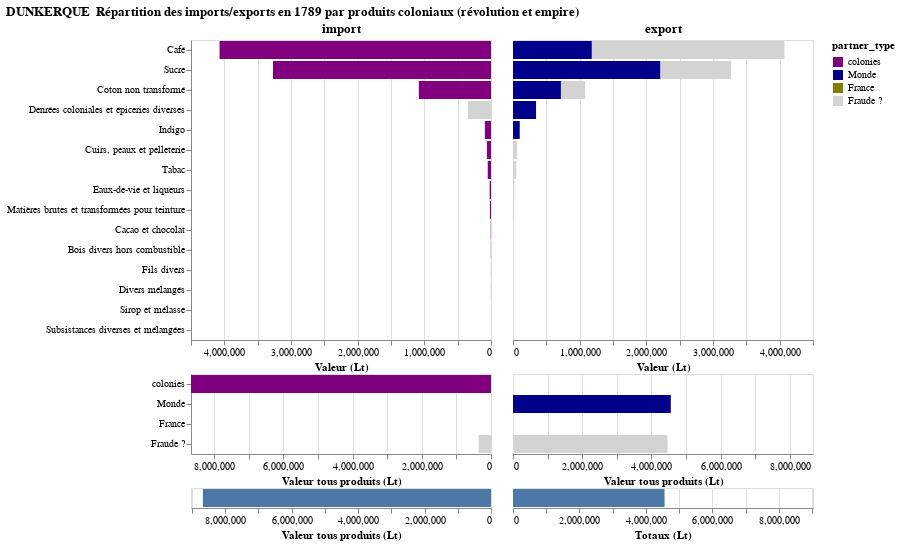
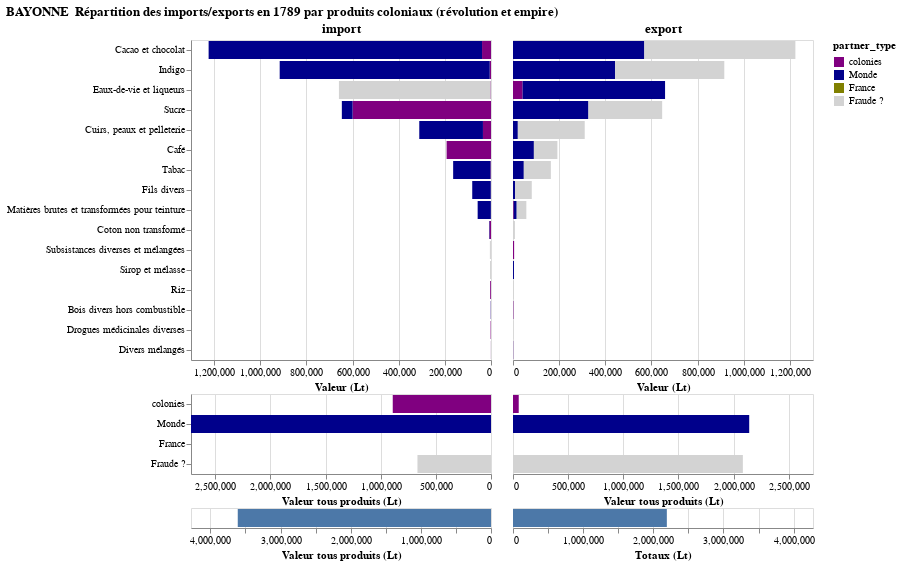
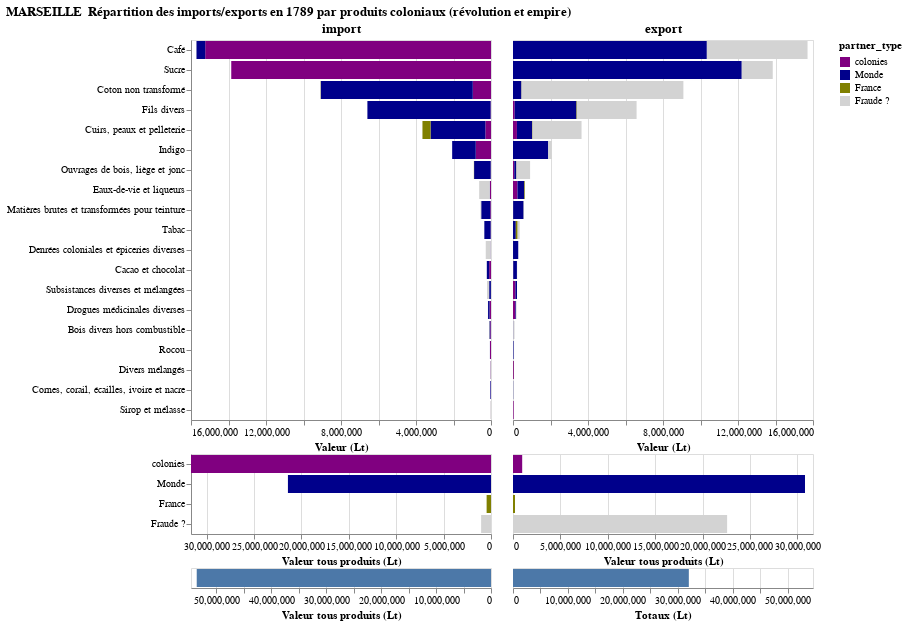

Notebook code for these charts, in order:
### Markdown cell above
# Focus sur les exportations

Nous allons dans un premier temps détailler les produits coloniaux pour identifier les produits concernés par les anomalies d'exporations.

### Code cell
for city in ["Dunkerque", "Bayonne", "Marseille", "Lorient"]:
    pyramide_port_franc(city, data[city]["colonial_products"], "product", "partner_type", "produits coloniaux (révolution et empire)")

### Figure 1 — Vega-Lite specification as saved in the notebook (floating-point values rounded to 4 significant figures)
{"data": {"values": [{"importsexports": "Exports", "partner_type": "Fraude ?", "port": "Dunkerque", "product": "Bois divers hors combustible", "value": 2724}, {"importsexports": "Imports", "partner_type": "colonies", "port": "Dunkerque", "product": "Bois divers hors combustible", "value": 2724}, {"importsexports": "Exports", "partner_type": "Fraude ?", "port": "Dunkerque", "product": "Cacao et chocolat", "value": 4414}, {"importsexports": "Imports", "partner_type": "colonies", "port": "Dunkerque", "product": "Cacao et chocolat", "value": 4414}, {"importsexports": "Exports", "partner_type": "Monde", "port": "Dunkerque", "product": "Café", "value": 1182957}, {"importsexports": "Exports", "partner_type": "Fraude ?", "port": "Dunkerque", "product": "Café", "value": 2888496}, {"importsexports": "Imports", "partner_type": "colonies", "port": "Dunkerque", "product": "Café", "value": 4071453}, {"importsexports": "Exports", "partner_type": "Monde", "port": "Dunkerque", "product": "Coton non transformé", "value": 719051}, {"importsexports": "Exports", "partner_type": "Fraude ?", "port": "Dunkerque", "product": "Coton non transformé", "value": 363376}, {"importsexports": "Imports", "partner_type": "colonies", "port": "Dunkerque", "product": "Coton non transformé", "value": 1082427}, {"importsexports": "Exports", "partner_type": "Fraude ?", "port": "Dunkerque", "product": "Cuirs, peaux et pelleterie", "value": 61376}, {"importsexports": "Imports", "partner_type": "colonies", "port": "Dunkerque", "product": "Cuirs, peaux et pelleterie", "value": 61376}, {"importsexports": "Exports", "partner_type": "Monde", "port": "Dunkerque", "product": "Denrées coloniales et épiceries diverses", "value": 345721}, {"importsexports": "Imports", "partner_type": "Fraude ?", "port": "Dunkerque", "product": "Denrées coloniales et épiceries diverses", "value": 345721}, {"importsexports": "Exports", "partner_type": "Fraude ?", "port": "Dunkerque", "product": "Divers mélangés", "value": 1353}, {"importsexports": "Imports", "partner_type": "colonies", "port": "Dunkerque", "product": "Divers mélangés", "value": 1353}, {"importsexports": "Exports", "partner_type": "Fraude ?", "port": "Dunkerque", "product": "Eaux-de-vie et liqueurs", "value": 19963}, {"importsexports": "Imports", "partner_type": "colonies", "port": "Dunkerque", "product": "Eaux-de-vie et liqueurs", "value": 19963}, {"importsexports": "Exports", "partner_type": "Fraude ?", "port": "Dunkerque", "product": "Fils divers", "value": 1376}, {"importsexports": "Imports", "partner_type": "colonies", "port": "Dunkerque", "product": "Fils divers", "value": 1376}, {"importsexports": "Exports", "partner_type": "Monde", "port": "Dunkerque", "product": "Indigo", "value": 101042}, {"importsexports": "Imports", "partner_type": "colonies", "port": "Dunkerque", "product": "Indigo", "value": 89556}, {"importsexports": "Imports", "partner_type": "Fraude ?", "port": "Dunkerque", "product": "Indigo", "value": 11486}, {"importsexports": "Exports", "partner_type": "Fraude ?", "port": "Dunkerque", "product": "Matières brutes et transformées pour teinture", "value": 16367}, {"importsexports": "Imports", "partner_type": "colonies", "port": "Dunkerque", "product": "Matières brutes et transformées pour teinture", "value": 16367}, {"importsexports": "Exports", "partner_type": "Fraude ?", "port": "Dunkerque", "product": "Sirop et mélasse", "value": 210}, {"importsexports": "Imports", "partner_type": "colonies", "port": "Dunkerque", "product": "Sirop et mélasse", "value": 210}, {"importsexports": "Exports", "partner_type": "Fraude ?", "port": "Dunkerque", "product": "Subsistances diverses et mélangées", "value": 150}, {"importsexports": "Imports", "partner_type": "colonies", "port": "Dunkerque", "product": "Subsistances diverses et mélangées", "value": 150}, {"importsexports": "Exports", "partner_type": "Monde", "port": "Dunkerque", "product": "Sucre", "value": 2211754}, {"importsexports": "Exports", "partner_type": "Fraude ?", "port": "Dunkerque", "product": "Sucre", "value": 1058101}, {"importsexports": "Imports", "partner_type": "colonies", "port": "Dunkerque", "product": "Sucre", "value": 3269855}, {"importsexports": "Exports", "partner_type": "Fraude ?", "port": "Dunkerque", "product": "Tabac", "value": 48931}, {"importsexports": "Imports", "partner_type": "colonies", "port": "Dunkerque", "product": "Tabac", "value": 48931}]}, "spacing": 0, "title": "DUNKERQUE\n Répartition des imports/exports en 1789 par produits coloniaux (révolution et empire)", "vconcat": [{"hconcat": [{"encoding": {"color": {"field": "partner_type", "scale": {"domain": ["colonies", "Monde", "France", "Fraude ?"], "range": ["purple", "darkblue", "olive", "lightgrey", "darkgrey"]}, "type": "nominal"}, "x": {"field": "value", "sort": "descending", "title": "Valeur (Lt)", "type": "quantitative"}, "y": {"field": "product", "sort": "-x", "title": null, "type": "ordinal"}}, "mark": {"tooltip": {"content": "data"}, "type": "bar"}, "title": "import", "transform": [{"filter": {"equal": "Imports", "field": "importsexports"}}]}, {"encoding": {"color": {"field": "partner_type", "scale": {"domain": ["colonies", "Monde", "France", "Fraude ?"], "range": ["purple", "darkblue", "olive", "lightgrey", "darkgrey"]}, "sort": ["colonies", "Monde", "France", "Fraude ?"], "type": "nominal"}, "x": {"field": "value", "sort": "ascending", "title": "Valeur (Lt)", "type": "quantitative"}, "y": {"axis": null, "field": "product", "sort": "-x", "title": null, "type": "ordinal"}}, "mark": {"tooltip": {"content": "data"}, "type": "bar"}, "title": "export", "transform": [{"filter": {"equal": "Exports", "field": "importsexports"}}]}]}, {"hconcat": [{"encoding": {"color": {"field": "partner_type", "scale": {"domain": ["colonies", "Monde", "France", "Fraude ?"], "range": ["purple", "darkblue", "olive", "lightgrey", "darkgrey"]}, "sort": ["colonies", "Monde", "France", "Fraude ?"], "type": "nominal"}, "x": {"field": "total_value", "scale": {"domain": [0, 8670155]}, "sort": "descending", "title": "Valeur tous produits (Lt)", "type": "quantitative"}, "y": {"field": "partner_type", "scale": {"domain": ["colonies", "Monde", "France", "Fraude ?"]}, "sort": ["colonies", "Monde", "France", "Fraude ?"], "title": null, "type": "ordinal"}}, "mark": {"tooltip": {"content": "data"}, "type": "bar"}, "transform": [{"filter": {"equal": "Imports", "field": "importsexports"}}, {"aggregate": [{"as": "total_value", "field": "value", "op": "sum"}], "groupby": ["partner_type"]}]}, {"encoding": {"color": {"field": "partner_type", "scale": {"domain": ["colonies", "Monde", "France", "Fraude ?"], "range": ["purple", "darkblue", "olive", "lightgrey", "darkgrey"]}, "sort": ["colonies", "Monde", "France", "Fraude ?"], "type": "nominal"}, "x": {"field": "total_value", "scale": {"domain": [0, 8670155]}, "sort": "ascending", "title": "Valeur tous produits (Lt)", "type": "quantitative"}, "y": {"axis": null, "field": "partner_type", "scale": {"domain": ["colonies", "Monde", "France", "Fraude ?"]}, "sort": ["colonies", "Monde", "France", "Fraude ?"], "title": null, "type": "ordinal"}}, "mark": {"tooltip": {"content": "data"}, "type": "bar"}, "transform": [{"filter": {"equal": "Exports", "field": "importsexports"}}, {"aggregate": [{"as": "total_value", "field": "value", "op": "sum"}], "groupby": ["partner_type"]}]}]}, {"hconcat": [{"encoding": {"x": {"field": "total_value", "scale": {"domain": [0, 9027362]}, "sort": "descending", "title": "Valeur tous produits (Lt)", "type": "quantitative"}}, "mark": {"tooltip": {"content": "data"}, "type": "bar"}, "transform": [{"filter": {"equal": "Imports", "field": "importsexports"}}, {"filter": "indexof(datum.partner_type,'?')==-1"}, {"aggregate": [{"as": "total_value", "field": "value", "op": "sum"}]}]}, {"encoding": {"x": {"field": "total_value", "scale": {"domain": [0, 9027362]}, "sort": "ascending", "title": "Totaux (Lt)", "type": "quantitative"}}, "mark": {"tooltip": {"content": "data"}, "type": "bar"}, "transform": [{"filter": {"equal": "Exports", "field": "importsexports"}}, {"filter": "indexof(datum.partner_type,'?')==-1"}, {"aggregate": [{"as": "total_value", "field": "value", "op": "sum"}]}]}]}]}

### Figure 2 — Vega-Lite specification as saved in the notebook (floating-point values rounded to 4 significant figures)
{"data": {"values": [{"importsexports": "Exports", "partner_type": "colonies", "port": "Bayonne", "product": "Bois divers hors combustible", "value": 1619}, {"importsexports": "Exports", "partner_type": "Monde", "port": "Bayonne", "product": "Bois divers hors combustible", "value": 190}, {"importsexports": "Imports", "partner_type": "colonies", "port": "Bayonne", "product": "Bois divers hors combustible", "value": 460}, {"importsexports": "Imports", "partner_type": "Monde", "port": "Bayonne", "product": "Bois divers hors combustible", "value": 960}, {"importsexports": "Imports", "partner_type": "Fraude ?", "port": "Bayonne", "product": "Bois divers hors combustible", "value": 389}, {"importsexports": "Exports", "partner_type": "Monde", "port": "Bayonne", "product": "Cacao et chocolat", "value": 569085}, {"importsexports": "Exports", "partner_type": "Fraude ?", "port": "Bayonne", "product": "Cacao et chocolat", "value": 654552}, {"importsexports": "Imports", "partner_type": "colonies", "port": "Bayonne", "product": "Cacao et chocolat", "value": 38815}, {"importsexports": "Imports", "partner_type": "Monde", "port": "Bayonne", "product": "Cacao et chocolat", "value": 1184822}, {"importsexports": "Exports", "partner_type": "Monde", "port": "Bayonne", "product": "Café", "value": 90500}, {"importsexports": "Exports", "partner_type": "Fraude ?", "port": "Bayonne", "product": "Café", "value": 101866}, {"importsexports": "Imports", "partner_type": "colonies", "port": "Bayonne", "product": "Café", "value": 192366}, {"importsexports": "Exports", "partner_type": "Fraude ?", "port": "Bayonne", "product": "Coton non transformé", "value": 8378}, {"importsexports": "Imports", "partner_type": "colonies", "port": "Bayonne", "product": "Coton non transformé", "value": 6718}, {"importsexports": "Imports", "partner_type": "Monde", "port": "Bayonne", "product": "Coton non transformé", "value": 1660}, {"importsexports": "Exports", "partner_type": "Monde", "port": "Bayonne", "product": "Cuirs, peaux et pelleterie", "value": 20950}, {"importsexports": "Exports", "partner_type": "Fraude ?", "port": "Bayonne", "product": "Cuirs, peaux et pelleterie", "value": 289867}, {"importsexports": "Imports", "partner_type": "colonies", "port": "Bayonne", "product": "Cuirs, peaux et pelleterie", "value": 34875}, {"importsexports": "Imports", "partner_type": "Monde", "port": "Bayonne", "product": "Cuirs, peaux et pelleterie", "value": 275942}, {"importsexports": "Exports", "partner_type": "colonies", "port": "Bayonne", "product": "Divers mélangés", "value": 620}, {"importsexports": "Exports", "partner_type": "Monde", "port": "Bayonne", "product": "Divers mélangés", "value": 394}, {"importsexports": "Imports", "partner_type": "colonies", "port": "Bayonne", "product": "Divers mélangés", "value": 300}, {"importsexports": "Imports", "partner_type": "Monde", "port": "Bayonne", "product": "Divers mélangés", "value": 80}, {"importsexports": "Imports", "partner_type": "Fraude ?", "port": "Bayonne", "product": "Divers mélangés", "value": 634}, {"importsexports": "Exports", "partner_type": "Fraude ?", "port": "Bayonne", "product": "Drogues médicinales diverses", "value": 1714}, {"importsexports": "Imports", "partner_type": "colonies", "port": "Bayonne", "product": "Drogues médicinales diverses", "value": 1714}, {"importsexports": "Exports", "partner_type": "colonies", "port": "Bayonne", "product": "Eaux-de-vie et liqueurs", "value": 41581}, {"importsexports": "Exports", "partner_type": "Monde", "port": "Bayonne", "product": "Eaux-de-vie et liqueurs", "value": 617367}, {"importsexports": "Imports", "partner_type": "colonies", "port": "Bayonne", "product": "Eaux-de-vie et liqueurs", "value": 2194}, {"importsexports": "Imports", "partner_type": "Fraude ?", "port": "Bayonne", "product": "Eaux-de-vie et liqueurs", "value": 656754}, {"importsexports": "Exports", "partner_type": "Monde", "port": "Bayonne", "product": "Fils divers", "value": 9240}, {"importsexports": "Exports", "partner_type": "Fraude ?", "port": "Bayonne", "product": "Fils divers", "value": 72105}, {"importsexports": "Imports", "partner_type": "colonies", "port": "Bayonne", "product": "Fils divers", "value": 1045}, {"importsexports": "Imports", "partner_type": "Monde", "port": "Bayonne", "product": "Fils divers", "value": 80300}, {"importsexports": "Exports", "partner_type": "Monde", "port": "Bayonne", "product": "Indigo", "value": 442620}, {"importsexports": "Exports", "partner_type": "Fraude ?", "port": "Bayonne", "product": "Indigo", "value": 473028}, {"importsexports": "Imports", "partner_type": "colonies", "port": "Bayonne", "product": "Indigo", "value": 5548}, {"importsexports": "Imports", "partner_type": "Monde", "port": "Bayonne", "product": "Indigo", "value": 910100}, {"importsexports": "Exports", "partner_type": "colonies", "port": "Bayonne", "product": "Matières brutes et transformées pour teinture", "value": 3184}, {"importsexports": "Exports", "partner_type": "Monde", "port": "Bayonne", "product": "Matières brutes et transformées pour teinture", "value": 12810}, {"importsexports": "Exports", "partner_type": "Fraude ?", "port": "Bayonne", "product": "Matières brutes et transformées pour teinture", "value": 41836}, {"importsexports": "Imports", "partner_type": "colonies", "port": "Bayonne", "product": "Matières brutes et transformées pour teinture", "value": 621}, {"importsexports": "Imports", "partner_type": "Monde", "port": "Bayonne", "product": "Matières brutes et transformées pour teinture", "value": 57209}, {"importsexports": "Exports", "partner_type": "Fraude ?", "port": "Bayonne", "product": "Riz", "value": 3524}, {"importsexports": "Imports", "partner_type": "colonies", "port": "Bayonne", "product": "Riz", "value": 3524}, {"importsexports": "Exports", "partner_type": "Monde", "port": "Bayonne", "product": "Sirop et mélasse", "value": 4230}, {"importsexports": "Imports", "partner_type": "colonies", "port": "Bayonne", "product": "Sirop et mélasse", "value": 60}, {"importsexports": "Imports", "partner_type": "Fraude ?", "port": "Bayonne", "product": "Sirop et mélasse", "value": 4170}, {"importsexports": "Exports", "partner_type": "colonies", "port": "Bayonne", "product": "Subsistances diverses et mélangées", "value": 4860}, {"importsexports": "Imports", "partner_type": "colonies", "port": "Bayonne", "product": "Subsistances diverses et mélangées", "value": 256}, {"importsexports": "Imports", "partner_type": "Fraude ?", "port": "Bayonne", "product": "Subsistances diverses et mélangées", "value": 4604}, {"importsexports": "Exports", "partner_type": "Monde", "port": "Bayonne", "product": "Sucre", "value": 326884}, {"importsexports": "Exports", "partner_type": "Fraude ?", "port": "Bayonne", "product": "Sucre", "value": 319466}, {"importsexports": "Imports", "partner_type": "colonies", "port": "Bayonne", "product": "Sucre", "value": 599740}, {"importsexports": "Imports", "partner_type": "Monde", "port": "Bayonne", "product": "Sucre", "value": 46610}, {"importsexports": "Exports", "partner_type": "Monde", "port": "Bayonne", "product": "Tabac", "value": 46850}, {"importsexports": "Exports", "partner_type": "Fraude ?", "port": "Bayonne", "product": "Tabac", "value": 117167}, {"importsexports": "Imports", "partner_type": "colonies", "port": "Bayonne", "product": "Tabac", "value": 2372}, {"importsexports": "Imports", "partner_type": "Monde", "port": "Bayonne", "product": "Tabac", "value": 161645}]}, "spacing": 0, "title": "BAYONNE\n Répartition des imports/exports en 1789 par produits coloniaux (révolution et empire)", "vconcat": [{"hconcat": [{"encoding": {"color": {"field": "partner_type", "scale": {"domain": ["colonies", "Monde", "France", "Fraude ?"], "range": ["purple", "darkblue", "olive", "lightgrey", "darkgrey"]}, "type": "nominal"}, "x": {"field": "value", "sort": "descending", "title": "Valeur (Lt)", "type": "quantitative"}, "y": {"field": "product", "sort": "-x", "title": null, "type": "ordinal"}}, "mark": {"tooltip": {"content": "data"}, "type": "bar"}, "title": "import", "transform": [{"filter": {"equal": "Imports", "field": "importsexports"}}]}, {"encoding": {"color": {"field": "partner_type", "scale": {"domain": ["colonies", "Monde", "France", "Fraude ?"], "range": ["purple", "darkblue", "olive", "lightgrey", "darkgrey"]}, "sort": ["colonies", "Monde", "France", "Fraude ?"], "type": "nominal"}, "x": {"field": "value", "sort": "ascending", "title": "Valeur (Lt)", "type": "quantitative"}, "y": {"axis": null, "field": "product", "sort": "-x", "title": null, "type": "ordinal"}}, "mark": {"tooltip": {"content": "data"}, "type": "bar"}, "title": "export", "transform": [{"filter": {"equal": "Exports", "field": "importsexports"}}]}]}, {"hconcat": [{"encoding": {"color": {"field": "partner_type", "scale": {"domain": ["colonies", "Monde", "France", "Fraude ?"], "range": ["purple", "darkblue", "olive", "lightgrey", "darkgrey"]}, "sort": ["colonies", "Monde", "France", "Fraude ?"], "type": "nominal"}, "x": {"field": "total_value", "scale": {"domain": [0, 2719328]}, "sort": "descending", "title": "Valeur tous produits (Lt)", "type": "quantitative"}, "y": {"field": "partner_type", "scale": {"domain": ["colonies", "Monde", "France", "Fraude ?"]}, "sort": ["colonies", "Monde", "France", "Fraude ?"], "title": null, "type": "ordinal"}}, "mark": {"tooltip": {"content": "data"}, "type": "bar"}, "transform": [{"filter": {"equal": "Imports", "field": "importsexports"}}, {"aggregate": [{"as": "total_value", "field": "value", "op": "sum"}], "groupby": ["partner_type"]}]}, {"encoding": {"color": {"field": "partner_type", "scale": {"domain": ["colonies", "Monde", "France", "Fraude ?"], "range": ["purple", "darkblue", "olive", "lightgrey", "darkgrey"]}, "sort": ["colonies", "Monde", "France", "Fraude ?"], "type": "nominal"}, "x": {"field": "total_value", "scale": {"domain": [0, 2719328]}, "sort": "ascending", "title": "Valeur tous produits (Lt)", "type": "quantitative"}, "y": {"axis": null, "field": "partner_type", "scale": {"domain": ["colonies", "Monde", "France", "Fraude ?"]}, "sort": ["colonies", "Monde", "France", "Fraude ?"], "title": null, "type": "ordinal"}}, "mark": {"tooltip": {"content": "data"}, "type": "bar"}, "transform": [{"filter": {"equal": "Exports", "field": "importsexports"}}, {"aggregate": [{"as": "total_value", "field": "value", "op": "sum"}], "groupby": ["partner_type"]}]}]}, {"hconcat": [{"encoding": {"x": {"field": "total_value", "scale": {"domain": [0, 4276487]}, "sort": "descending", "title": "Valeur tous produits (Lt)", "type": "quantitative"}}, "mark": {"tooltip": {"content": "data"}, "type": "bar"}, "transform": [{"filter": {"equal": "Imports", "field": "importsexports"}}, {"filter": "indexof(datum.partner_type,'?')==-1"}, {"aggregate": [{"as": "total_value", "field": "value", "op": "sum"}]}]}, {"encoding": {"x": {"field": "total_value", "scale": {"domain": [0, 4276487]}, "sort": "ascending", "title": "Totaux (Lt)", "type": "quantitative"}}, "mark": {"tooltip": {"content": "data"}, "type": "bar"}, "transform": [{"filter": {"equal": "Exports", "field": "importsexports"}}, {"filter": "indexof(datum.partner_type,'?')==-1"}, {"aggregate": [{"as": "total_value", "field": "value", "op": "sum"}]}]}]}]}

### Figure 3 — Vega-Lite specification as saved in the notebook (floating-point values rounded to 4 significant figures)
{"data": {"values": [{"importsexports": "Exports", "partner_type": "colonies", "port": "Marseille", "product": "Bois divers hors combustible", "value": 4028}, {"importsexports": "Exports", "partner_type": "Monde", "port": "Marseille", "product": "Bois divers hors combustible", "value": 14100.0}, {"importsexports": "Exports", "partner_type": "Fraude ?", "port": "Marseille", "product": "Bois divers hors combustible", "value": 63680.0}, {"importsexports": "Imports", "partner_type": "colonies", "port": "Marseille", "product": "Bois divers hors combustible", "value": 37492}, {"importsexports": "Imports", "partner_type": "Monde", "port": "Marseille", "product": "Bois divers hors combustible", "value": 39320.0}, {"importsexports": "Imports", "partner_type": "France", "port": "Marseille", "product": "Bois divers hors combustible", "value": 5002.0}, {"importsexports": "Exports", "partner_type": "colonies", "port": "Marseille", "product": "Cacao et chocolat", "value": 14630}, {"importsexports": "Exports", "partner_type": "Monde", "port": "Marseille", "product": "Cacao et chocolat", "value": 196200.0}, {"importsexports": "Exports", "partner_type": "Fraude ?", "port": "Marseille", "product": "Cacao et chocolat", "value": 12560.0}, {"importsexports": "Imports", "partner_type": "colonies", "port": "Marseille", "product": "Cacao et chocolat", "value": 98113}, {"importsexports": "Imports", "partner_type": "Monde", "port": "Marseille", "product": "Cacao et chocolat", "value": 125300.0}, {"importsexports": "Exports", "partner_type": "Monde", "port": "Marseille", "product": "Café", "value": 10338559}, {"importsexports": "Exports", "partner_type": "Fraude ?", "port": "Marseille", "product": "Café", "value": 5370000.0}, {"importsexports": "Imports", "partner_type": "colonies", "port": "Marseille", "product": "Café", "value": 15241441}, {"importsexports": "Imports", "partner_type": "Monde", "port": "Marseille", "product": "Café", "value": 466200.0}, {"importsexports": "Imports", "partner_type": "France", "port": "Marseille", "product": "Café", "value": 1056.0}, {"importsexports": "Exports", "partner_type": "Monde", "port": "Marseille", "product": "Cornes, corail, écailles, ivoire et nacre", "value": 16000.0}, {"importsexports": "Exports", "partner_type": "Fraude ?", "port": "Marseille", "product": "Cornes, corail, écailles, ivoire et nacre", "value": 25040.0}, {"importsexports": "Imports", "partner_type": "colonies", "port": "Marseille", "product": "Cornes, corail, écailles, ivoire et nacre", "value": 9996}, {"importsexports": "Imports", "partner_type": "Monde", "port": "Marseille", "product": "Cornes, corail, écailles, ivoire et nacre", "value": 31040.0}, {"importsexports": "Exports", "partner_type": "Monde", "port": "Marseille", "product": "Coton non transformé", "value": 449600.0}, {"importsexports": "Exports", "partner_type": "France", "port": "Marseille", "product": "Coton non transformé", "value": 10290.0}, {"importsexports": "Exports", "partner_type": "Fraude ?", "port": "Marseille", "product": "Coton non transformé", "value": 8627000.0}, {"importsexports": "Imports", "partner_type": "colonies", "port": "Marseille", "product": "Coton non transformé", "value": 971005}, {"importsexports": "Imports", "partner_type": "Monde", "port": "Marseille", "product": "Coton non transformé", "value": 8103817}, {"importsexports": "Imports", "partner_type": "France", "port": "Marseille", "product": "Coton non transformé", "value": 12148}, {"importsexports": "Exports", "partner_type": "colonies", "port": "Marseille", "product": "Cuirs, peaux et pelleterie", "value": 209864}, {"importsexports": "Exports", "partner_type": "Monde", "port": "Marseille", "product": "Cuirs, peaux et pelleterie", "value": 811200.0}, {"importsexports": "Exports", "partner_type": "France", "port": "Marseille", "product": "Cuirs, peaux et pelleterie", "value": 23570.0}, {"importsexports": "Exports", "partner_type": "Fraude ?", "port": "Marseille", "product": "Cuirs, peaux et pelleterie", "value": 2611000.0}, {"importsexports": "Imports", "partner_type": "colonies", "port": "Marseille", "product": "Cuirs, peaux et pelleterie", "value": 299730}, {"importsexports": "Imports", "partner_type": "Monde", "port": "Marseille", "product": "Cuirs, peaux et pelleterie", "value": 2923000.0}, {"importsexports": "Imports", "partner_type": "France", "port": "Marseille", "product": "Cuirs, peaux et pelleterie", "value": 433200.0}, {"importsexports": "Exports", "partner_type": "colonies", "port": "Marseille", "product": "Denrées coloniales et épiceries diverses", "value": 1536}, {"importsexports": "Exports", "partner_type": "Monde", "port": "Marseille", "product": "Denrées coloniales et épiceries diverses", "value": 278100.0}, {"importsexports": "Imports", "partner_type": "colonies", "port": "Marseille", "product": "Denrées coloniales et épiceries diverses", "value": 9540}, {"importsexports": "Imports", "partner_type": "Monde", "port": "Marseille", "product": "Denrées coloniales et épiceries diverses", "value": 8390.0}, {"importsexports": "Imports", "partner_type": "Fraude ?", "port": "Marseille", "product": "Denrées coloniales et épiceries diverses", "value": 261700.0}, {"importsexports": "Exports", "partner_type": "colonies", "port": "Marseille", "product": "Divers mélangés", "value": 44188}, {"importsexports": "Exports", "partner_type": "Monde", "port": "Marseille", "product": "Divers mélangés", "value": 621}, {"importsexports": "Exports", "partner_type": "France", "port": "Marseille", "product": "Divers mélangés", "value": 3549}, {"importsexports": "Imports", "partner_type": "colonies", "port": "Marseille", "product": "Divers mélangés", "value": 17782}, {"importsexports": "Imports", "partner_type": "Monde", "port": "Marseille", "product": "Divers mélangés", "value": 5668.0}, {"importsexports": "Imports", "partner_type": "France", "port": "Marseille", "product": "Divers mélangés", "value": 184}, {"importsexports": "Imports", "partner_type": "Fraude ?", "port": "Marseille", "product": "Divers mélangés", "value": 24720.0}, {"importsexports": "Exports", "partner_type": "colonies", "port": "Marseille", "product": "Drogues médicinales diverses", "value": 129238}, {"importsexports": "Exports", "partner_type": "Monde", "port": "Marseille", "product": "Drogues médicinales diverses", "value": 34880.0}, {"importsexports": "Exports", "partner_type": "France", "port": "Marseille", "product": "Drogues médicinales diverses", "value": 2577}, {"importsexports": "Imports", "partner_type": "colonies", "port": "Marseille", "product": "Drogues médicinales diverses", "value": 77092}, {"importsexports": "Imports", "partner_type": "Monde", "port": "Marseille", "product": "Drogues médicinales diverses", "value": 80990.0}, {"importsexports": "Imports", "partner_type": "Fraude ?", "port": "Marseille", "product": "Drogues médicinales diverses", "value": 8610.0}, {"importsexports": "Exports", "partner_type": "colonies", "port": "Marseille", "product": "Eaux-de-vie et liqueurs", "value": 236751}, {"importsexports": "Exports", "partner_type": "Monde", "port": "Marseille", "product": "Eaux-de-vie et liqueurs", "value": 360500.0}, {"importsexports": "Exports", "partner_type": "France", "port": "Marseille", "product": "Eaux-de-vie et liqueurs", "value": 33450.0}, {"importsexports": "Imports", "partner_type": "colonies", "port": "Marseille", "product": "Eaux-de-vie et liqueurs", "value": 55403}, {"importsexports": "Imports", "partner_type": "Monde", "port": "Marseille", "product": "Eaux-de-vie et liqueurs", "value": 11654}, {"importsexports": "Imports", "partner_type": "France", "port": "Marseille", "product": "Eaux-de-vie et liqueurs", "value": 265.0}, {"importsexports": "Imports", "partner_type": "Fraude ?", "port": "Marseille", "product": "Eaux-de-vie et liqueurs", "value": 563400.0}, {"importsexports": "Exports", "partner_type": "colonies", "port": "Marseille", "product": "Fils divers", "value": 90756}, {"importsexports": "Exports", "partner_type": "Monde", "port": "Marseille", "product": "Fils divers", "value": 3292000.0}, {"importsexports": "Exports", "partner_type": "France", "port": "Marseille", "product": "Fils divers", "value": 24881}, {"importsexports": "Exports", "partner_type": "Fraude ?", "port": "Marseille", "product": "Fils divers", "value": 3184000.0}, {"importsexports": "Imports", "partner_type": "colonies", "port": "Marseille", "product": "Fils divers", "value": 23958}, {"importsexports": "Imports", "partner_type": "Monde", "port": "Marseille", "product": "Fils divers", "value": 6568000.0}, {"importsexports": "Exports", "partner_type": "Monde", "port": "Marseille", "product": "Indigo", "value": 1879838}, {"importsexports": "Exports", "partner_type": "Fraude ?", "port": "Marseille", "product": "Indigo", "value": 191800.0}, {"importsexports": "Imports", "partner_type": "colonies", "port": "Marseille", "product": "Indigo", "value": 812862}, {"importsexports": "Imports", "partner_type": "Monde", "port": "Marseille", "product": "Indigo", "value": 1259000.0}, {"importsexports": "Exports", "partner_type": "colonies", "port": "Marseille", "product": "Matières brutes et transformées pour teinture", "value": 8089}, {"importsexports": "Exports", "partner_type": "Monde", "port": "Marseille", "product": "Matières brutes et transformées pour teinture", "value": 549500.0}, {"importsexports": "Exports", "partner_type": "France", "port": "Marseille", "product": "Matières brutes et transformées pour teinture", "value": 3735.0}, {"importsexports": "Imports", "partner_type": "colonies", "port": "Marseille", "product": "Matières brutes et transformées pour teinture", "value": 38976}, {"importsexports": "Imports", "partner_type": "Monde", "port": "Marseille", "product": "Matières brutes et transformées pour teinture", "value": 483100.0}, {"importsexports": "Imports", "partner_type": "France", "port": "Marseille", "product": "Matières brutes et transformées pour teinture", "value": 306}, {"importsexports": "Imports", "partner_type": "Fraude ?", "port": "Marseille", "product": "Matières brutes et transformées pour teinture", "value": 38990.0}, {"importsexports": "Exports", "partner_type": "colonies", "port": "Marseille", "product": "Ouvrages de bois, liège et jonc", "value": 67270}, {"importsexports": "Exports", "partner_type": "Monde", "port": "Marseille", "product": "Ouvrages de bois, liège et jonc", "value": 109700.0}, {"importsexports": "Exports", "partner_type": "France", "port": "Marseille", "product": "Ouvrages de bois, liège et jonc", "value": 11360}, {"importsexports": "Exports", "partner_type": "Fraude ?", "port": "Marseille", "product": "Ouvrages de bois, liège et jonc", "value": 723800.0}, {"importsexports": "Imports", "partner_type": "colonies", "port": "Marseille", "product": "Ouvrages de bois, liège et jonc", "value": 17645}, {"importsexports": "Imports", "partner_type": "Monde", "port": "Marseille", "product": "Ouvrages de bois, liège et jonc", "value": 884700.0}, {"importsexports": "Imports", "partner_type": "France", "port": "Marseille", "product": "Ouvrages de bois, liège et jonc", "value": 9734.0}, {"importsexports": "Exports", "partner_type": "Monde", "port": "Marseille", "product": "Rocou", "value": 38674}, {"importsexports": "Exports", "partner_type": "Fraude ?", "port": "Marseille", "product": "Rocou", "value": 17830.0}, {"importsexports": "Imports", "partner_type": "colonies", "port": "Marseille", "product": "Rocou", "value": 53337}, {"importsexports": "Imports", "partner_type": "Monde", "port": "Marseille", "product": "Rocou", "value": 3162.0}, {"importsexports": "Exports", "partner_type": "colonies", "port": "Marseille", "product": "Sirop et mélasse", "value": 34554}, {"importsexports": "Imports", "partner_type": "colonies", "port": "Marseille", "product": "Sirop et mélasse", "value": 3474}, {"importsexports": "Imports", "partner_type": "Fraude ?", "port": "Marseille", "product": "Sirop et mélasse", "value": 31080}, {"importsexports": "Exports", "partner_type": "colonies", "port": "Marseille", "product": "Subsistances diverses et mélangées", "value": 129131}, {"importsexports": "Exports", "partner_type": "Monde", "port": "Marseille", "product": "Subsistances diverses et mélangées", "value": 84120.0}, {"importsexports": "Imports", "partner_type": "colonies", "port": "Marseille", "product": "Subsistances diverses et mélangées", "value": 5958}, {"importsexports": "Imports", "partner_type": "Monde", "port": "Marseille", "product": "Subsistances diverses et mélangées", "value": 93070.0}, {"importsexports": "Imports", "partner_type": "Fraude ?", "port": "Marseille", "product": "Subsistances diverses et mélangées", "value": 114200.0}, {"importsexports": "Exports", "partner_type": "Monde", "port": "Marseille", "product": "Sucre", "value": 12200000.0}, {"importsexports": "Exports", "partner_type": "Fraude ?", "port": "Marseille", "product": "Sucre", "value": 1653000.0}, {"importsexports": "Imports", "partner_type": "colonies", "port": "Marseille", "product": "Sucre", "value": 13853256}, {"importsexports": "Exports", "partner_type": "Monde", "port": "Marseille", "product": "Tabac", "value": 148900.0}, {"importsexports": "Exports", "partner_type": "France", "port": "Marseille", "product": "Tabac", "value": 99470.0}, {"importsexports": "Exports", "partner_type": "Fraude ?", "port": "Marseille", "product": "Tabac", "value": 107600.0}, {"importsexports": "Imports", "partner_type": "colonies", "port": "Marseille", "product": "Tabac", "value": 19965}, {"importsexports": "Imports", "partner_type": "Monde", "port": "Marseille", "product": "Tabac", "value": 336000.0}]}, "spacing": 0, "title": "MARSEILLE\n Répartition des imports/exports en 1789 par produits coloniaux (révolution et empire)", "vconcat": [{"hconcat": [{"encoding": {"color": {"field": "partner_type", "scale": {"domain": ["colonies", "Monde", "France", "Fraude ?"], "range": ["purple", "darkblue", "olive", "lightgrey", "darkgrey"]}, "type": "nominal"}, "x": {"field": "value", "sort": "descending", "title": "Valeur (Lt)", "type": "quantitative"}, "y": {"field": "product", "sort": "-x", "title": null, "type": "ordinal"}}, "mark": {"tooltip": {"content": "data"}, "type": "bar"}, "title": "import", "transform": [{"filter": {"equal": "Imports", "field": "importsexports"}}]}, {"encoding": {"color": {"field": "partner_type", "scale": {"domain": ["colonies", "Monde", "France", "Fraude ?"], "range": ["purple", "darkblue", "olive", "lightgrey", "darkgrey"]}, "sort": ["colonies", "Monde", "France", "Fraude ?"], "type": "nominal"}, "x": {"field": "value", "sort": "ascending", "title": "Valeur (Lt)", "type": "quantitative"}, "y": {"axis": null, "field": "product", "sort": "-x", "title": null, "type": "ordinal"}}, "mark": {"tooltip": {"content": "data"}, "type": "bar"}, "title": "export", "transform": [{"filter": {"equal": "Exports", "field": "importsexports"}}]}]}, {"hconcat": [{"encoding": {"color": {"field": "partner_type", "scale": {"domain": ["colonies", "Monde", "France", "Fraude ?"], "range": ["purple", "darkblue", "olive", "lightgrey", "darkgrey"]}, "sort": ["colonies", "Monde", "France", "Fraude ?"], "type": "nominal"}, "x": {"field": "total_value", "scale": {"domain": [0, 31647025]}, "sort": "descending", "title": "Valeur tous produits (Lt)", "type": "quantitative"}, "y": {"field": "partner_type", "scale": {"domain": ["colonies", "Monde", "France", "Fraude ?"]}, "sort": ["colonies", "Monde", "France", "Fraude ?"], "title": null, "type": "ordinal"}}, "mark": {"tooltip": {"content": "data"}, "type": "bar"}, "transform": [{"filter": {"equal": "Imports", "field": "importsexports"}}, {"aggregate": [{"as": "total_value", "field": "value", "op": "sum"}], "groupby": ["partner_type"]}]}, {"encoding": {"color": {"field": "partner_type", "scale": {"domain": ["colonies", "Monde", "France", "Fraude ?"], "range": ["purple", "darkblue", "olive", "lightgrey", "darkgrey"]}, "sort": ["colonies", "Monde", "France", "Fraude ?"], "type": "nominal"}, "x": {"field": "total_value", "scale": {"domain": [0, 31647025]}, "sort": "ascending", "title": "Valeur tous produits (Lt)", "type": "quantitative"}, "y": {"axis": null, "field": "partner_type", "scale": {"domain": ["colonies", "Monde", "France", "Fraude ?"]}, "sort": ["colonies", "Monde", "France", "Fraude ?"], "title": null, "type": "ordinal"}}, "mark": {"tooltip": {"content": "data"}, "type": "bar"}, "transform": [{"filter": {"equal": "Exports", "field": "importsexports"}}, {"aggregate": [{"as": "total_value", "field": "value", "op": "sum"}], "groupby": ["partner_type"]}]}]}, {"hconcat": [{"encoding": {"x": {"field": "total_value", "scale": {"domain": [0, 54570000.0]}, "sort": "descending", "title": "Valeur tous produits (Lt)", "type": "quantitative"}}, "mark": {"tooltip": {"content": "data"}, "type": "bar"}, "transform": [{"filter": {"equal": "Imports", "field": "importsexports"}}, {"filter": "indexof(datum.partner_type,'?')==-1"}, {"aggregate": [{"as": "total_value", "field": "value", "op": "sum"}]}]}, {"encoding": {"x": {"field": "total_value", "scale": {"domain": [0, 54570000.0]}, "sort": "ascending", "title": "Totaux (Lt)", "type": "quantitative"}}, "mark": {"tooltip": {"content": "data"}, "type": "bar"}, "transform": [{"filter": {"equal": "Exports", "field": "importsexports"}}, {"filter": "indexof(datum.partner_type,'?')==-1"}, {"aggregate": [{"as": "total_value", "field": "value", "op": "sum"}]}]}]}]}
